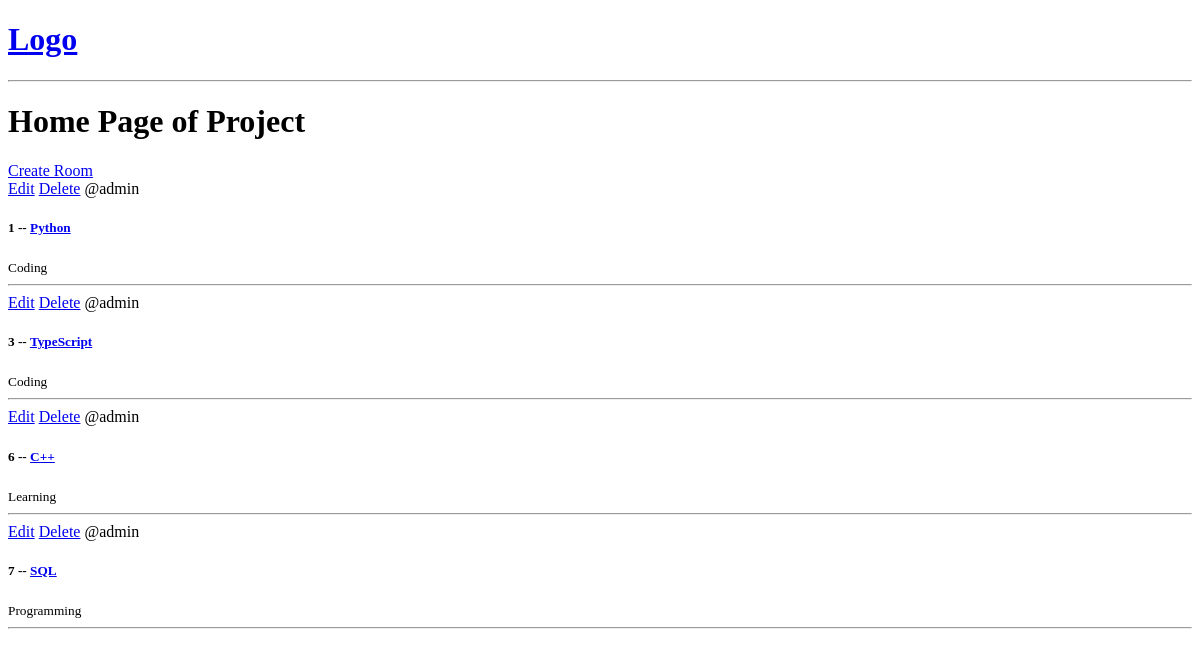
Before: / with the older database file.
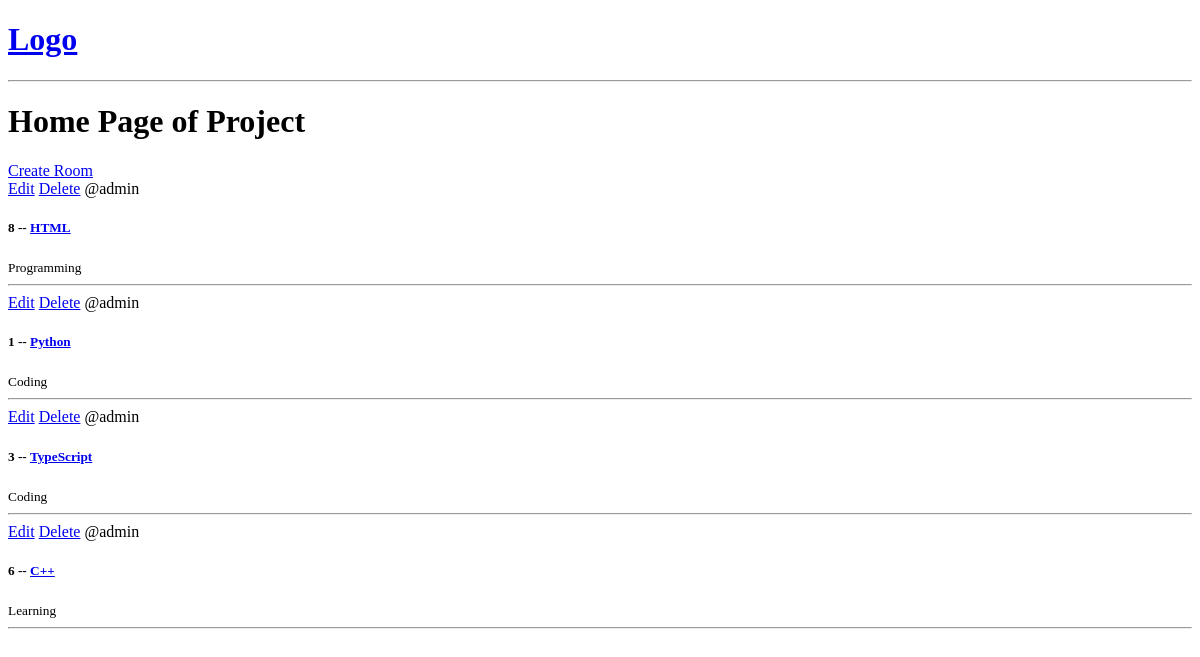
After: the same page with the newer database file.
### base/models.py (models this page shows, shortened)
class Room(models.Model):
    host = models.ForeignKey(User, on_delete=models.SET_NULL, null=True)
    topic = models.ForeignKey(Topic, on_delete=models.SET_NULL, null=True)
    name = models.CharField(max_length=200)
    description = models.TextField(null=True, blank=True)
    updated = models.DateTimeField(auto_now=True)
    created = models.DateTimeField(auto_now_add=True)
    class Meta:
        ordering=['-updated','-created']

class Topic(models.Model):
    name = models.CharField(max_length=200)

### base/views.py (the view)
# urls.py: 2. Add a URL to urlpatterns:  path('', views.home, name='home')
def home(request):
    rooms = Room.objects.all()
    context = {"rooms":rooms}
    return render(request,"base/home.html",context)

### base/templates/base/home.html
{% extends "main.html" %}
{% block content %}
<h1>Home Page of Project</h1>
<div>
    <a href="{% url 'create-room' %}">Create Room</a>
    <div>
        {% for room in rooms%}
            <div>
                <a href="{% url 'update-room' room.id %}">Edit</a>
                <a href="{% url 'delete-room' room.id %}">Delete</a>
                <span>@{{room.host.username}}</span>
                <h5>{{room.id}} -- <a href="{% url 'room' room.id %}">{{room.name}}</a></h5>
                <small>{{room.topic.name}}</small>
                <hr/>
            </div>
        {% endfor %}
    </div>
</div>
{% endblock content %}

### templates/main.html (shortened to what this page needs)
<!DOCTYPE html>
<html lang="en">
<head>
</head>
<body>
    {% include "navbar.html" %}
    {% block content %}
    {%  endblock%}
</body>
</html>

### templates/navbar.html
<a href="/">
    <h1>Logo</h1>
</a>
<hr>

Changed rows visible on the page:
removed Room: host.username "admin", id "7", name "SQL", topic.name "Programming"
added Room: host.username "admin", id "8", name "HTML", topic.name "Programming"
